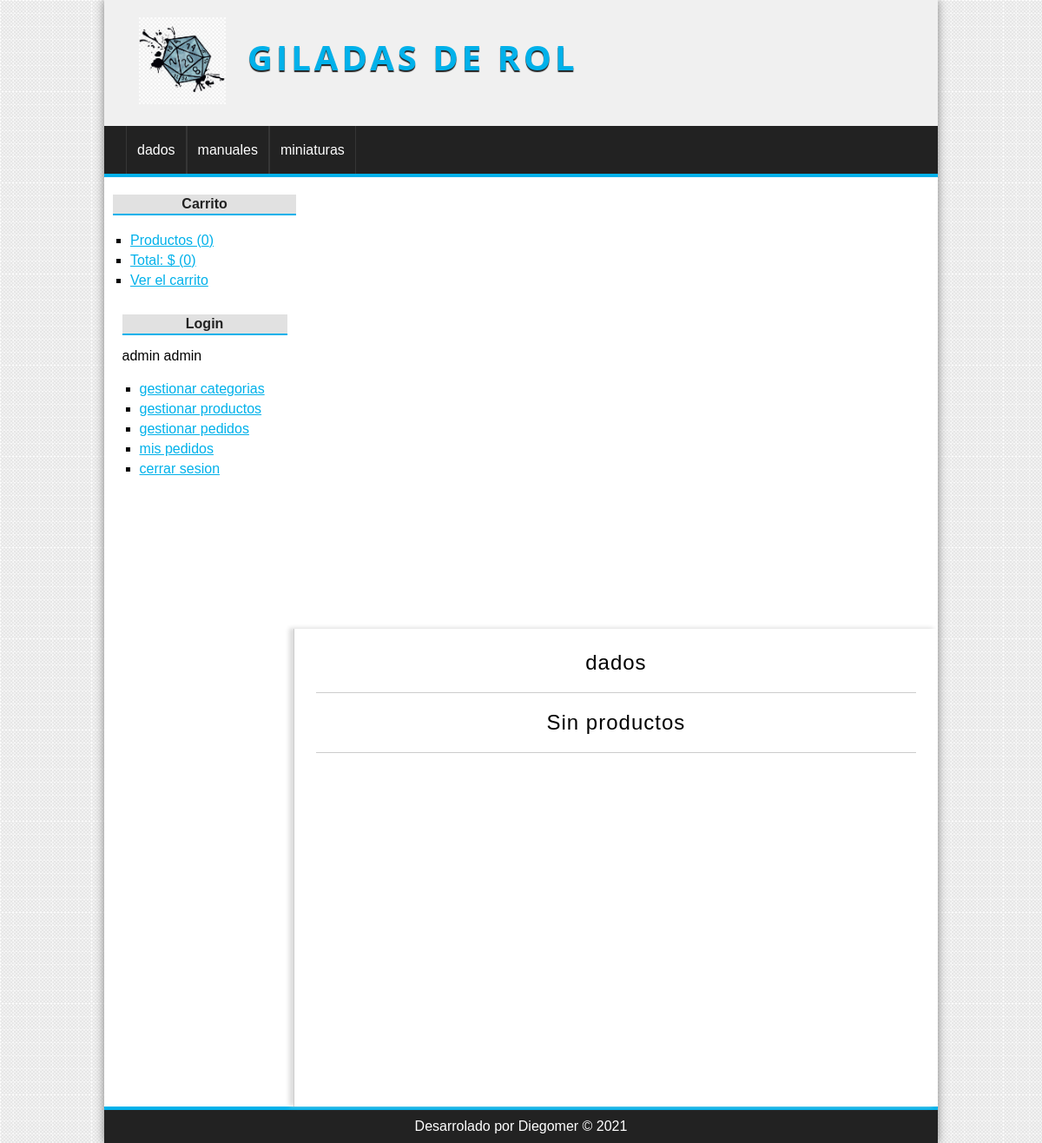
/category/productsByCategory&id=1 (signed in), run on the app's committed database.
### tables this page shows
CREATE TABLE IF NOT EXISTS Categories(
Id              int(255) auto_increment not null,
CategoryName    varchar(100) not null,
CONSTRAINT pk_Categories PRIMARY KEY(Id)
);

### config/db.php (called while the page is built)
<?php
class Database{
    public static function connect(){
        $db = new mysqli('localhost', 'root', '', 'ECommercePrueba');
        $db->query("SET NAMES 'utf8'");
        return $db;
    }
}

### helpers/utils.php (called while the page is built, shortened)
<?php
class Utils{
    public static function showCategoriesMenu(){
        require_once 'controllers/CategoryController.php';
        $category = new category();
        $categories = $category->GetAll();
        return $categories;
    }
}

### models/category.php (called while the page is built, shortened)
<?php
class category{
    private $id;
    private $db;
    public function __construct()
    {
        $this->db = Database::connect();
    }
    function getId(){
        return $this->id;
    }
    function setId($id){
        $this->id = $this->db->real_escape_string($id);
    }
    public function getAll(){
        $query = 'SELECT * FROM Categories;';
        $categories = $this->db->query($query);
        return $categories;
    }
    public function getOne(){
        $query = "SELECT * FROM Categories WHERE Id = {$this->getId()};";
        $category = $this->db->query($query);
        $result = false;
        if($category){
            $result = $category->fetch_object();
        }
        return $result;
    }
}

### controllers/CategoryController.php (called while the page is built, shortened)
<?php
require_once 'models/category.php';
require_once 'models/product.php';
class categoryController{
    public function productsByCategory(){
        if(isset($_GET['id'])){
            $id = $_GET['id'];
            $cat = new Category();
            $cat->setId($id);
            $category = $cat->getOne();
            $product = new Product();
            $products = $product->getProductsByCategoryId($id);
        }
        require_once 'views/category/viewCategory.php';
    }
}

### models/product.php (called while the page is built, shortened)
<?php
class product{
    private $db;
    public function __construct(){
        $this->db = Database::connect();
    }
    public function getProductsByCategoryId($id){
        $query = "SELECT * FROM Products WHERE CategoryId = $id";
        $products = $this->db->query($query);
        return $products;
    }
}

### views/category/viewCategory.php (the view)
<?php if(isset($category)):?>
<h1><?=$category->CategoryName; ?></h1>
    <?php if($products->num_rows != 0): ?>
        <?php while($product = $products->fetch_object()): ?>
            <div class="product">
                <a href="<?=base_url?>product/getOne&id=<?=$product->Id?>">
                    <?php if($product->Img != null): ?>
                        <img src="<?= base_url ?>upload/images/<?= $product->Img?>" alt="<?= $product->ProductName?>" />
                    <?php else: ?>
                        <img src="<?= base_url ?>assets/img/noImage.png" alt="<?= $product->ProductName?>" />
                    <?php endif ?>
                    <h2><?= $product->ProductName?></h2>
                    <p><?= $product->Price?> patacones</p>
                </a>
                <a href="<?=base_url?>cart/add&id=<?=$product->Id?>" class="button">Comprar</a>
            </div>
        <?php endwhile; ?>
    <?php else: ?>
        <h1>Sin productos</h1>
    <?php endif;?>
<?php else: ?>
    <h1>La categoria no existe!</h1>
<?php endif; ?>

### views/layout/header.php (shortened to what this page needs)
<!DOCTYPE html>
<html>
    <head>
        <link rel="stylesheet" href="<?=base_url?>assets/css/styles/styles.css"/>
    </head>
    <body>
        <div id="container">
            <header id="header">
                <div id="logo">
                    <img src="<?=base_url?>assets/img/dado.jpg" alt="logo"/>
                    <a href="index.php">
                        Giladas de rol
                    </a>
                </div>
            </header>
            <?php $categories =  Utils::showCategoriesMenu() ?>
            <nav id="menu">
                <ul>
                    <?php while($category = $categories->fetch_object()): ?>
                        <li>
                            <a href="<?=base_url?>category/productsByCategory&id=<?=$category->Id?>"><?= $category->CategoryName ?></a>
                        </li>
                    <?php endwhile;?>
                </ul>
            </nav>

### assets/css/styles/styles.css (style rules this page uses)
* { padding: 0px; margin: 0px; font-family: sans-serif, Helvetica, Arial; }
body { background: url(../img/bg.png); }
a { color: #01B1EA; }
#container { width: 80%; margin: 0px auto; box-shadow: 0px 0px 10px gray; background: white; }
#header { height: 145px; background: #F0F0F0; }
#logo { padding: 20px; margin-left: 20px; float:left; }
#logo img { float:left; height: 100px; }
#logo a { float:left; font-size: 40px; letter-spacing: 4px; font-family: 'Open Sans', Helvetica, Arial; text-transform: uppercase; color: #01B1EA; font-weight: bold; text-decoration: none; margin-top: 18px; margin-left: 25px; text-shadow: 0px 2px 1px #222222; transition: all 300ms; }
#menu { clear:both; background: #222; color: white; height: 55px; border-bottom: 4px solid #01B1EA; }
#menu ul { list-style: none; text-decoration: none; margin: 0px auto; margin-left: 25px; }
#menu ul li { line-height: 55px; float:left; border-right: 1px solid #363636; }
#menu a { display: block; color: white; text-decoration: none; padding-left: 12px; padding-right: 12px; transition: all 300ms; }
#menu a:first-child { border-left: 1px solid #363636; }
#central h1 { font-size: 24px; font-weight: normal; letter-spacing: 1px; text-align: center; border-bottom: 1px solid #ccc; margin-bottom: 20px; padding: 20px; padding-top: 0px; }

### data on the page
categories: CategoryName "dados"
categories: CategoryName "manuales"
categories: CategoryName "miniaturas"

### other printed values
$cartStats['count'] "0"
$cartStats['total'] "0"
$_SESSION['identity']->UserName "admin"
$_SESSION['identity']->UserLastName "admin"
